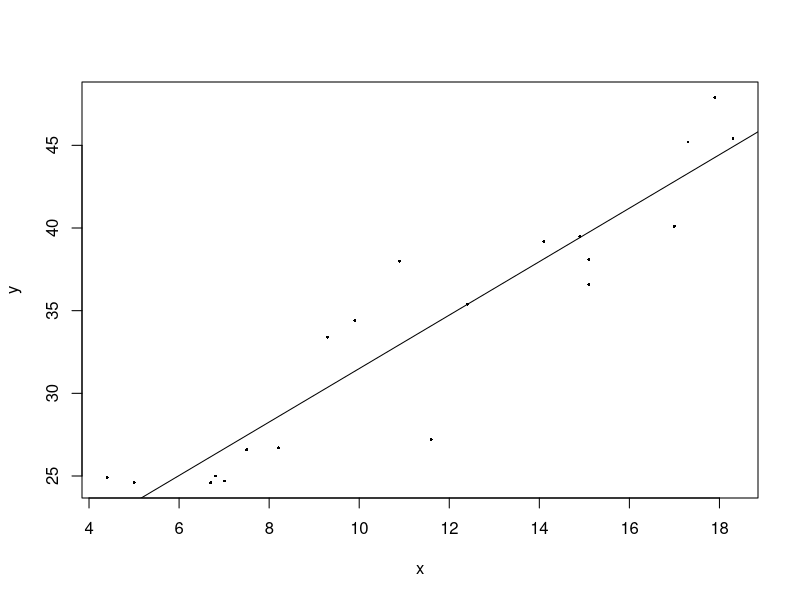

This chart was generated by the following R code:
#
## R Demo: Chapter 8
#

# Load the "pracma" library
library("pracma")

## The dot product

x = c(1,2,4)
y = c(3,0,-2)
dot(x,y)

## The Gram-Schmidt Process

# We put basis vectors into a matrix A
entries = c(1,-1,0,1, 2,-1,1,0, -1,-1,1,3)
A = matrix(entries,nrow=4)
A  # matrix of basis vectors 

# "gramSchmidt" produces a new set of orthonormal 
# basis vectors in the matrix Q:
gramSchmidt(A)


## Diagonalizing Symmetric Matrices

entries = c(0,2,2, 2,0,2, 2,2,0)
A = matrix(entries,nrow=3)
A

D = diag(eigen(A)$values)  # define D, diagonal entries of eigenvalues
D

P = eigen(A)$vectors  # define P, columns of eigenvectors
P  # The columns are automatically orthonormal

P %*% D %*% t(P)  # check result; P orthogonal so P^-1 = t(P)


## Least Squares Regression

# Define vector of x-coords and y-coords
x <- c(11.6,7.0,8.2,17.9,9.9,14.1,4.4,10.9,12.4,17.3,
       9.3,6.7,17.0,14.9,15.1,7.5,6.8,5.0,18.3,15.1)
y <- c(27.2,24.7,26.7,47.9,34.4,39.2,24.9,38.0,35.4,45.2,
       33.4,24.6,40.1,39.5,36.6,26.6,25.0,24.6,45.4,38.1)
       
plot(x,y, cex=.4, pch=16)  # A scatter plot of (x,y) points

# "lm" computes regression line; "lm" = "linear model"
regeq <- lm(y~x)  # Determine the coefficients for reg. eq.
regeq

abline(regeq)  # Add the regression line to the scatter plot

# We can use the method from the book to find the same regression
# coefficients.  We start by creating the matrix A:

A = matrix(NA, nrow=20, ncol=2) # An empty 20-by-2 matrix
A
A[,1] = x  # 1st column are x-coordinates
A[,2] = rep(1,20)  # 2nd column are 1's
A

# Now we compute the coefficients
solve(t(A) %*% A) %*% t(A) %*% y # The coefficients
regeq  # Compare with output from lm

